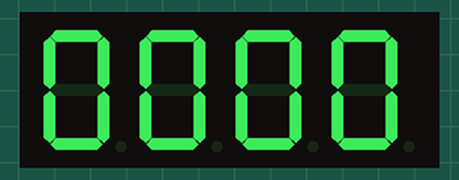
Bench run of a sketch on a simulated ESP8266 (NodeMCU). On the bench: 4-digit seven-segment display. Wiring (inferred from the names in the program): MAX7219 LED driver: data GPIO 2; clock GPIO 0; CS GPIO 1. WiFi joins after 1.5 s; servers stay silent unless stated; network time is answered at once with the bench clock; the local clock reads 2024-03-15 10:24:30 at power-on unless the sketch sets it.

Above: at 1.8 s.
At 10.7 s:
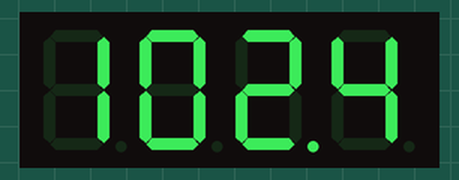
At 31.0 s:
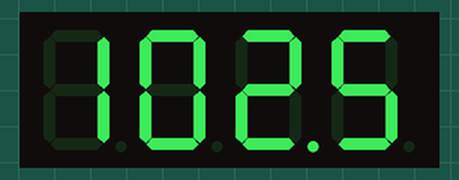

Measured:
- what the display in image 0 shows lasts 8.8 s, from 1.8 s to 10.6 s
- what the display in image 1 shows lasts 20.3 s, from 10.7 s to 31.0 s

The sketch:

espntpclock.ino
```cpp
//The ntp portion of this code is based on the example from https://github.com/arduino-libraries/NTPClient

#include <NTPClient.h>
#include <ESP8266WiFi.h>
#include <WiFiUdp.h>

extern "C"{
#include "display.h"
}

const char *ssid     = "";
const char *password = "";

WiFiUDP ntpUDP;
NTPClient timeClient(ntpUDP);

void setup() {
  WiFi.begin(ssid, password);

  while ( WiFi.status() != WL_CONNECTED ) {
    delay ( 500 );
  }

  timeClient.begin();
  timeClient.setTimeOffset(-3 * 3600);//(in seconds), Brazil time is UTC -3:00
  displayinit();

  //At start up the the ntp library may return garbage, this gives it some time to sync
  while(millis()<10000){
    //update
    timeClient.update();

    delay(500);
  }

}

int hours = 0, minutes = 0;
void loop() {
  timeClient.update();

  hours = (byte)timeClient.getHours();
  minutes = (byte)timeClient.getMinutes();

  //This refreshes the display settings, not the data
  //Sometimes the dispaly would hang up and show nothing
  //while the esp would continue to run
  displayrefresh();
  //update the display
  displayWrite(hours, minutes);

  //update after one second or so
  delay(1000);
}
```

display.c
```cpp
#include<stdint.h>
#include<Arduino.h>

#include "display.h"

#define max7219_reg_noop        0x00
#define max7219_reg_digit0      0x01
#define max7219_reg_digit1      0x02
#define max7219_reg_digit2      0x03
#define max7219_reg_digit3      0x04
#define max7219_reg_digit4      0x05
#define max7219_reg_digit5      0x06
#define max7219_reg_digit6      0x07
#define max7219_reg_digit7      0x08
#define max7219_reg_decodeMode  0x09
#define max7219_reg_intensity   0x0a
#define max7219_reg_scanLimit   0x0b
#define max7219_reg_shutdown    0x0c
#define max7219_reg_displayTest 0x0f


void writeByte(uint8_t data) {
  for (uint8_t i = 0; i < 8; i++) {
    digitalWrite(CLK, LOW);//displayPort&=~(1<<CLK);
    delay(1);
    if (data & (1 << (7 - i))) {
      digitalWrite(DIN, HIGH);//displayPort|=(1<<DIN);
    } else {
      digitalWrite(DIN, LOW);//displayPort&=~(1<<DIN);
    }
    delay(1);
    digitalWrite(CLK, HIGH);//displayPort|=(1<<CLK);
    delay(1);
  }
}
void maxWrite(uint8_t reg, uint8_t data) {
  digitalWrite(LOAD, LOW);//displayPort&=~(1<<LOAD);
  delay(1);
  writeByte(reg);
  writeByte(data);
  delay(1);
  digitalWrite(LOAD, HIGH);//displayPort|=(1<<LOAD);
}


void displayinit(void) {
  //displayDDR=(1<<LOAD)|(1<<CLK)|(1<<DIN);
  pinMode(LOAD, OUTPUT);
  pinMode(CLK, OUTPUT);
  pinMode(DIN, OUTPUT);

  //displayPort=(1<<LOAD)|(1<<CLK)|(1<<DIN);
  digitalWrite(LOAD, HIGH);
  digitalWrite(CLK, HIGH  );
  digitalWrite(DIN, HIGH);

  maxWrite(max7219_reg_scanLimit, 0x03);
  maxWrite(max7219_reg_decodeMode, 0x0F);
  maxWrite(max7219_reg_shutdown, 0x01);
  maxWrite(max7219_reg_displayTest, 0x00);
  maxWrite(max7219_reg_intensity, 0x0f);

  //displayWrite(0,0);

}
void displayrefresh(void){
  maxWrite(max7219_reg_scanLimit, 0x03);
  maxWrite(max7219_reg_decodeMode, 0x0F);
  maxWrite(max7219_reg_shutdown, 0x01);
  maxWrite(max7219_reg_displayTest, 0x00);
  maxWrite(max7219_reg_intensity, 0x0f);
}

void displayWrite(uint8_t hours, uint8_t minutes) {
  uint8_t timeA[4];
  //minutes
  timeA[1] = minutes / 10;  //digit for sets of ten
  maxWrite(max7219_reg_digit1, (timeA[1]&0x0F)|0x80);
  timeA[0] = minutes - timeA[1] * 10; //digit for set of ones
  maxWrite(max7219_reg_digit0, timeA[0]&0x0F);

  //hours
  timeA[3] = hours / 10;  //digit for sets of ten
  maxWrite(max7219_reg_digit3, timeA[3]&0x0F);
  timeA[2] = hours - timeA[3] * 10; //digit for set of ones
  maxWrite(max7219_reg_digit2, timeA[2]&0x0F);
}
```

display.h
```cpp
#ifndef DISPLAY_H
#define DISPLAY_H
#define DIN  2 //verde
#define LOAD  1 //amarelo
#define CLK  0 //laranja

void displayinit(void);
void displayrefresh(void);
void displayWrite(uint8_t hours, uint8_t minutes);

#endif
```
